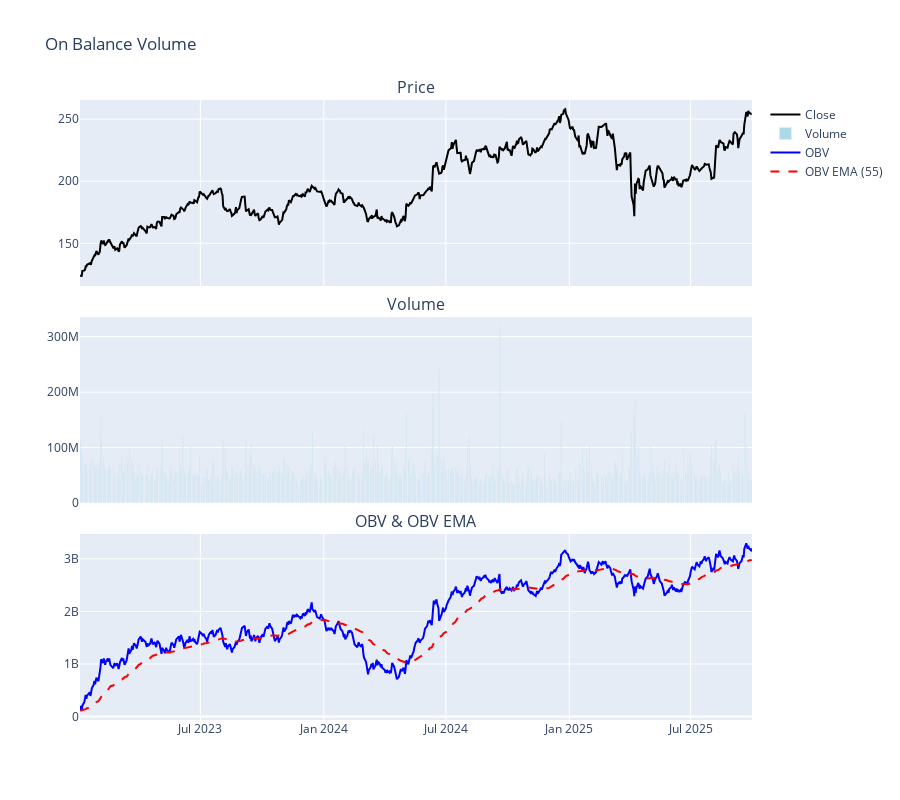

This figure's notebook cell:
### Markdown cell above
## 1. OBV - On Balance Volume

Cumulative volume based on price direction. Price up → add volume, price down → subtract volume. OBV rising = accumulation, falling = distribution.

### Code cell
obv, obv_ema = calculate_obv(df, ema_period=55)
df["obv"] = obv
df["obv_ema"] = obv_ema

fig = make_subplots(
    rows=3, cols=1, shared_xaxes=True, vertical_spacing=0.05, subplot_titles=("Price", "Volume", "OBV & OBV EMA")
)

# Price
fig.add_trace(go.Scatter(x=df["date"], y=df["close"], name="Close", line={"color": "black"}), row=1, col=1)

# Volume
fig.add_trace(go.Bar(x=df["date"], y=df["volume"], name="Volume", marker_color="lightblue"), row=2, col=1)

# OBV
fig.add_trace(go.Scatter(x=df["date"], y=df["obv"], name="OBV", line={"color": "blue"}), row=3, col=1)
fig.add_trace(
    go.Scatter(x=df["date"], y=df["obv_ema"], name="OBV EMA (55)", line={"color": "red", "dash": "dash"}), row=3, col=1
)

fig.update_layout(height=800, title_text="On Balance Volume")
fig.show()

print("OBV = Cumulative volume based on price direction")
print("Price up → Add volume")
print("Price down → Subtract volume")
print("OBV rising = Accumulation")
print("OBV falling = Distribution")

### Figure 1 — Plotly figure (JSON) as saved in the notebook; plotly's stock layout.template omitted (floating-point values rounded to 4 significant figures; data arrays with more than 128 entries replaced by an {"elided": "..."} marker saying what was removed)
{"data": [{"line": {"color": "black"}, "name": "Close", "type": "scatter", "x": {"elided": "688 str values"}, "xaxis": "x", "y": {"elided": "688 float values"}, "yaxis": "y"}, {"marker": {"color": "lightblue"}, "name": "Volume", "type": "bar", "x": {"elided": "688 str values"}, "xaxis": "x2", "y": {"elided": "688 int values"}, "yaxis": "y2"}, {"line": {"color": "blue"}, "name": "OBV", "type": "scatter", "x": {"elided": "688 str values"}, "xaxis": "x3", "y": {"elided": "688 float values"}, "yaxis": "y3"}, {"line": {"color": "red", "dash": "dash"}, "name": "OBV EMA (55)", "type": "scatter", "x": {"elided": "688 str values"}, "xaxis": "x3", "y": {"elided": "688 float values"}, "yaxis": "y3"}], "layout": {"annotations": [{"font": {"size": 16}, "showarrow": false, "text": "Price", "x": 0.5, "xanchor": "center", "xref": "paper", "y": 1, "yanchor": "bottom", "yref": "paper"}, {"font": {"size": 16}, "showarrow": false, "text": "Volume", "x": 0.5, "xanchor": "center", "xref": "paper", "y": 0.65, "yanchor": "bottom", "yref": "paper"}, {"font": {"size": 16}, "showarrow": false, "text": "OBV & OBV EMA", "x": 0.5, "xanchor": "center", "xref": "paper", "y": 0.3, "yanchor": "bottom", "yref": "paper"}], "height": 800, "title": {"text": "On Balance Volume"}, "xaxis": {"anchor": "y", "domain": [0, 1], "matches": "x3", "showticklabels": false}, "xaxis2": {"anchor": "y2", "domain": [0, 1], "matches": "x3", "showticklabels": false}, "xaxis3": {"anchor": "y3", "domain": [0, 1]}, "yaxis": {"anchor": "x", "domain": [0.7, 1]}, "yaxis2": {"anchor": "x2", "domain": [0.35, 0.65]}, "yaxis3": {"anchor": "x3", "domain": [0, 0.3]}}}
